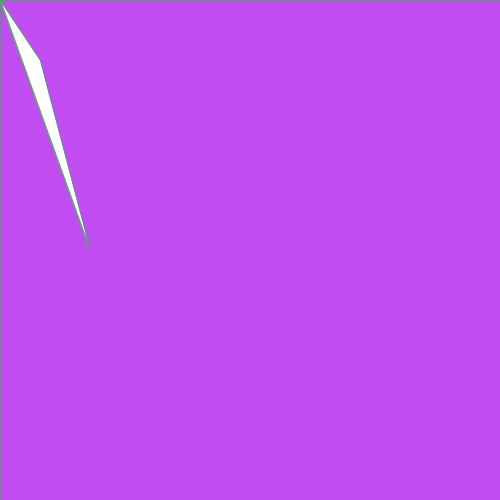
Frame 1 (no input)
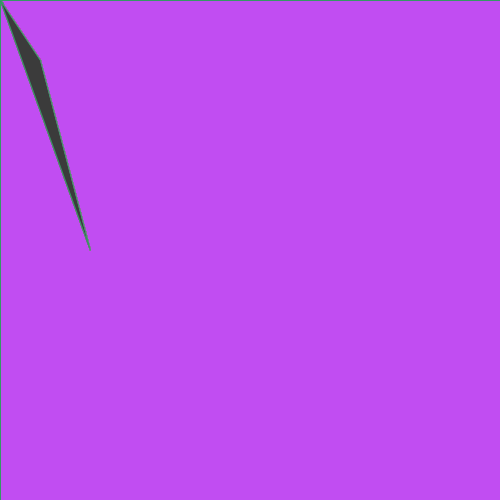
Frame 60 (the mouse pressed at the canvas centre just before this capture)
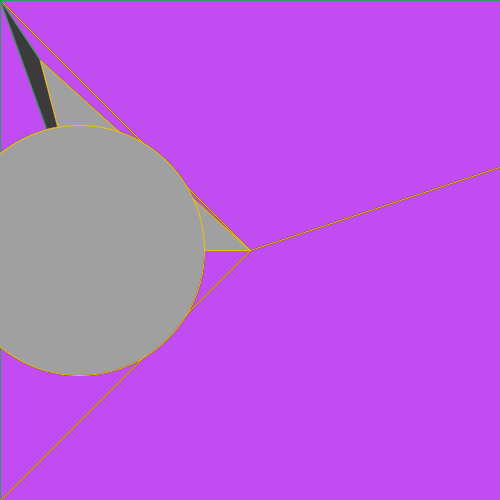
Frame 120 (the mouse held since frame 60 and released just before this capture)

The Processing sketch that drew these frames (run headless with seeded random() and noise(); from frame 60 on, the mouse is pressed at the canvas centre):

// Processing sketch: processing_148283
// ── processing_148283.pde

void setup() {
  size(500, 500);
  background(random(300),random(300),random(255));
 
}
 void draw()
{
stroke(random(255),random(200),random(255));
line(3,3,mouseX,mouseY);
line(1000,0,mouseX,mouseY);
line(0,500,mouseX,mouseY);
 
 
triangle(90, 250, 40, 60, mouseX, mouseY);
ellipse(79, 250, mouseX, mouseY);
fill(random(200));
}
